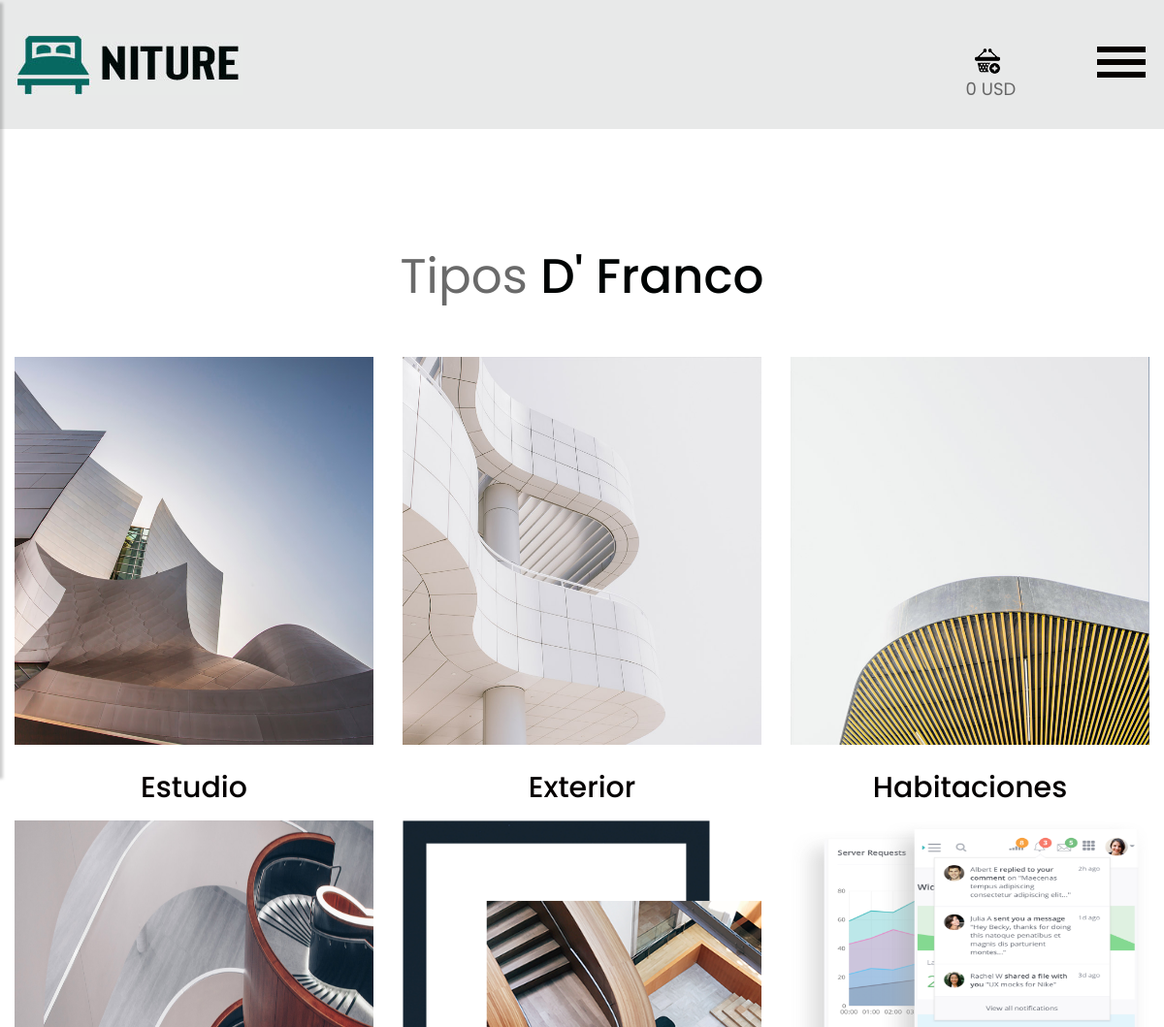
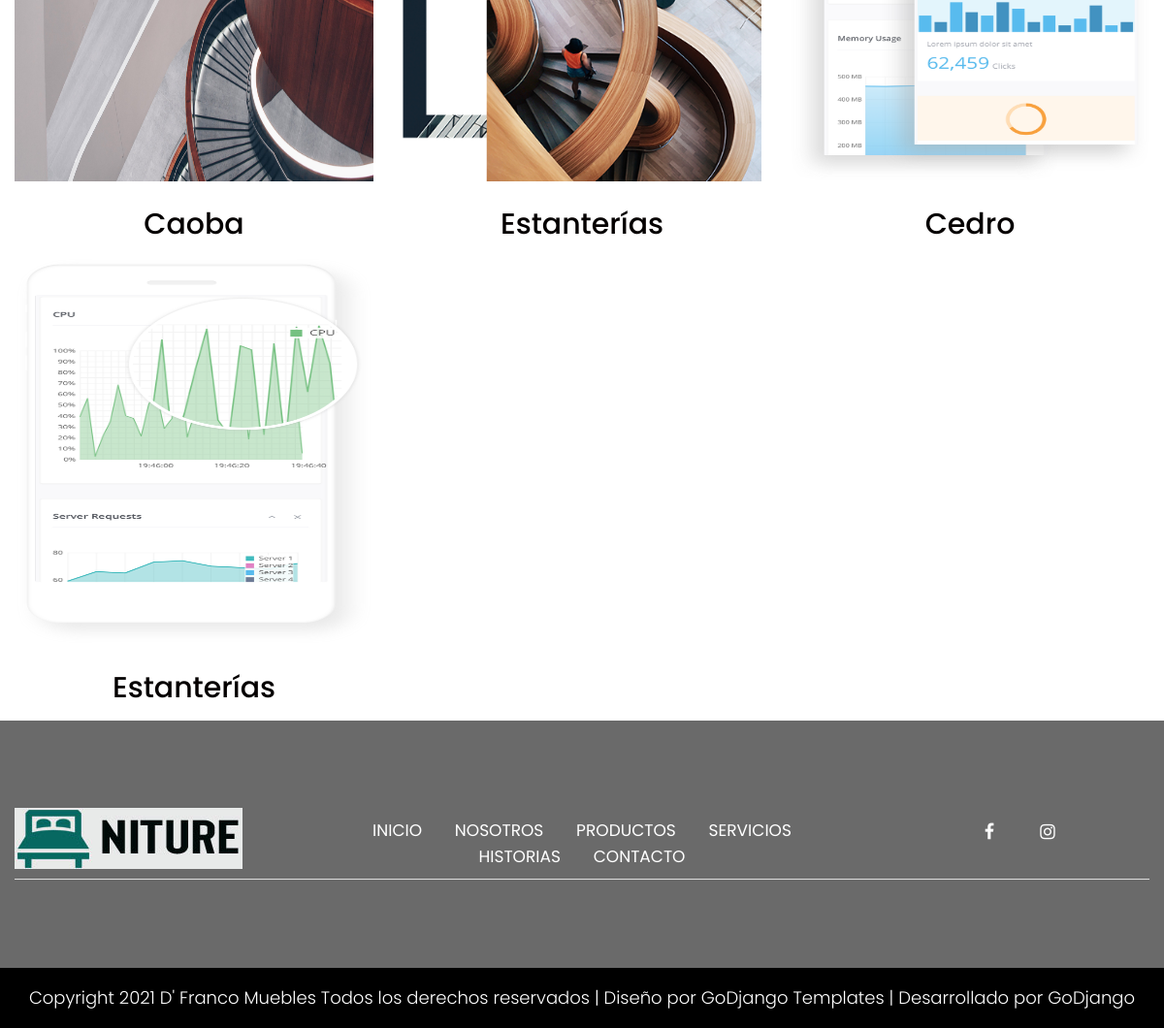
Page /categorias/ on the committed database (2 pictures, top to bottom).
### principal/models.py (models this page shows, shortened)
class Configuracion(models.Model):
    nombre = models.CharField(max_length=255, verbose_name='Nombre del negocio')
    logo = models.ImageField(upload_to='cfg/')
    paypal = models.CharField(max_length=255, default='ARPyFdnp1H1PssVANyVuDHoRWm7MA3jwMROIjX.R.Wt43uCIYZ17LIpr')
    moneda = models.CharField(max_length=255, verbose_name='Moneda que se utilizará en la plataforma')
    porciento = models.FloatField(default=0, verbose_name='Porcentaje de comisión', help_text='Porciento extra que se le agrega al precio de cada producto')
    desc = models.TextField(verbose_name='Breve descripción de la empresa')
    color = ColorField(default='#FF0000')
    color2 = ColorField(default='#FF0000')
    instagram = models.CharField(max_length=255, verbose_name='Enlace a Instagram', help_text='Opcional', blank=True)
    facebook = models.CharField(max_length=255, verbose_name='Enlace a Facebook', help_text='Opcional', blank=True)
    telegram = models.CharField(max_length=255, verbose_name='Contacto de Telegram', help_text='Opcional', blank=True)
    whatsapp = models.CharField(max_length=255, verbose_name='Contacto de WhatsApp', help_text='Opcional', blank=True)
    class Meta:
        verbose_name_plural = '01 - Configuraciones'
        verbose_name = 'Configuración'

class Tipo(models.Model):
    tipo = models.CharField(max_length=255)
    imagen = models.ImageField(upload_to='tipos')
    class Meta:
        verbose_name = 'Tipo'
        verbose_name_plural = '02 - Tipos'

### principal/views.py (the view)
# urls.py: path('categorias/', categorias, name='categorias'),
def categorias(request):
    if not request.session.get(CART_SESSION_ID):
        request.session[CART_SESSION_ID] = {}
    total = 0
    for value in request.session[CART_SESSION_ID]:
        total = total + float(request.session[CART_SESSION_ID][value]['price'])*float(request.session[CART_SESSION_ID][value]['quantity'])
    cfg = Configuracion.objects.all()[0]
    cats = Tipo.objects.all()
    return render(request, 'categorias.html', {'cfg':cfg, 'total':total, 'categorias':cats})

### templates/categorias.html (shortened to what this page needs)
{% extends 'base.html' %}
{% load static %}
{% load widget_tweaks %}
{% block clases-body %}class="main-layout"{% endblock %}
{% block contenido %}
            <div class="trending">
                <div class="container-fluid">
                    <div class="row">
                        <div class="col-md-8 offset-md-2">
                            <div class="title">
                                <h2>Tipos <strong class="black">D' Franco</strong></h2>
                            </div>
                        </div>
                    </div>
                    <div class="row">
                        {% for item in categorias %}
                            <a href="{% url 'productos_tipo' item.id %}">
                            <div class="col-xl-4 col-lg-4 col-md-4 col-sm-12 ">
                                <div class="trending-box">
                                    <figure><img style="width: 100%; height: 400px"  src="/media/{{ item.imagen }}" /></figure>
                                    <h3>{{ item.tipo }}</h3>
                                </div>
                            </a>
                            </div>
                        {% endfor %}
{% endblock %}

### templates/base.html (shortened to what this page needs)
{% load static %}
<!DOCTYPE html>
<html lang="es">
<head>
    <link rel="stylesheet" href="{% static 'principal/css/bootstrap.min.css' %}">
    <link rel="stylesheet" href="{% static 'principal/css/style.css' %}">
    <link rel="stylesheet" href="{% static 'principal/css/responsive.css' %}">
    <link rel="stylesheet" href="{% static 'principal/css/jquery.mCustomScrollbar.min.css' %}">
    <link rel="stylesheet" href="https://netdna.bootstrapcdn.com/font-awesome/4.0.3/css/font-awesome.css">
    <link rel="stylesheet" href="https://cdnjs.cloudflare.com/ajax/libs/fancybox/2.1.5/jquery.fancybox.min.css" media="screen">
    <link rel="stylesheet" href="{% static 'principal/css/custom.css' %}">
    <link rel="stylesheet" type="text/css" href="{% static 'principal/css/css tabla/fonts/font-awesome-4.7.0/css/font-awesome.min.css' %}">
</head>
<body {% block clases-body %}{% endblock %}>
        <div class="wrapper">
            <div id="content">
                <header>
                    <div class="header">
                        <div class="container-fluid">
                            <div class="row">
                                <div class="col-lg-3 logo_section">
                                    <div class="full">
                                        <div class="center-desk">
                                            <div class="logo">
                                                <a href="{% url 'index' %}"><img src="/media/{{ cfg.logo }}" alt="#"></a>
                                            </div>
                                        </div>
                                    </div>
                                </div>
                                <div class="col-lg-9">
                                    <div class="right_header_info">
                                        <ul>
                                            <li>
                                                <a href="{% url 'cart_detail' %}"><img style="margin-right: 15px;" src="{% static 'principal/icon/3.png' %}" alt="#" /></a>
                                                <span id="carrito_amount"><span id="total_ajax">{{ total }}</span> {{ cfg.moneda }}</span>
                                            </li>
                                            <li>
                                                <button type="button" id="sidebarCollapse">
                                                    <img src="{% static 'principal/images/menu_icon.png' %}" alt="#" />
                                                </button>
                                            </li>
                                        </ul>
                                    </div>
                                </div>
                            </div>
                        </div>
                    </div>
                </header>
                {% block contenido %}{% endblock %}
                <footer>
                    <div class="footer">
                        <div class="container-fluid">
                            <div class="border1">
                                <div class="row">
                                    <div class="col-xl-3 col-lg-3 col-md-3 col-sm-12">
                                        <img alt="#" class="logo1" src="/media/{{ cfg.logo }}" />
                                    </div>
                                    <div class="col-xl-6 col-lg-6 col-md-6 col-sm-12">
                                        <ul class="lik">
                                            <li> <a href="{% url 'index' %}">Inicio</a></li>
                                            <li> <a href="{% url 'nosotros' %}">Nosotros</a></li>
                                            <li> <a href="{% url 'productos' %}">Productos</a></li>
                                            <li> <a href="{% url 'servicios' %}">Servicios</a></li>
                                            <li> <a href="{% url 'blog' %}">Historias</a></li>
                                            <li> <a href="{% url 'contacto' %}">Contacto</a></li>
                                        </ul>
                                    </div>
                                    <div class="col-xl-3 col-lg-3 col-md-3 col-sm-12">
                                        <ul class="sociel">
                                            {% if cfg.facebook %}
                                                <li> <a style="color: white !important" href="//{{ cfg.facebook }}"><i class="fa fa-facebook-f"></i></a></li>
                                            {% endif %}
                                            {% if cfg.instagram %}
                                                <li> <a style="color: white !important" href="//{{ cfg.instagram }}"><i class="fa fa-instagram"></i></a></li>
                                            {% endif %}
                                        </ul>
                                    </div>
                                </div>
                            </div>
                        </div>
                        <div class="container">
                            <div class="row">
                                <div class="col-md-12">
                                </div>
                            </div>
                        </div>
                        <div class="copyright">
                            <p>Copyright 2021 {{ cfg.nombre }} Todos los derechos reservados | Diseño por <a style="color: white !important" href="https://html.design/">GoDjango Templates</a> | Desarrollado por GoDjango</p>
                        </div>
                 </div>
                </footer>
    </body>
</html>

### principal/static/principal/css/style.css (style rules this page uses)
* { box-sizing: border-box !important; }
html { scroll-behavior: smooth; }
body { color: #666666; font-size: 14px; font-family: 'poppins', sans-serif; line-height: 1.80857; font-weight: normal; overflow-x: hidden; }
a { color: #1f1f1f; text-decoration: none !important; outline: none !important; -webkit-transition: all .3s ease-in-out; -moz-transition: all .3s ease-in-out; -ms-transition: all .3s ease-in-out; -o-transition: all .3s ease-in-out; transition: all .3s ease-in-out; }
h1, h2, h3, h4, h5, h6 { letter-spacing: 0; font-weight: normal; position: relative; padding: 0 0 10px 0; font-weight: normal; line-height: normal; color: #111111; margin: 0 }
h2 { font-size: 22px }
h3 { font-size: 18px }
*, *::after, *::before { -webkit-box-sizing: border-box; -moz-box-sizing: border-box; box-sizing: border-box; }
ul, li, ol { margin: 0px; padding: 0px; list-style: none; }
p { margin: 0px; font-weight: 300; font-size: 15px; line-height: 24px; }
a { color: #222222; text-decoration: none; outline: none !important; }
a, .btn { text-decoration: none !important; outline: none !important; -webkit-transition: all .3s ease-in-out; -moz-transition: all .3s ease-in-out; -ms-transition: all .3s ease-in-out; -o-transition: all .3s ease-in-out; transition: all .3s ease-in-out; }
img { max-width: 100%; height: auto; }
button { border: 0; margin: 0; padding: 0; cursor: pointer; }
.full { float: left; width: 100%; }
.full { width: 100%; float: left; margin: 0; padding: 0; }
.logo_section { text-align: center; }
.logo { float: left; }
.right_header_info { width: 100%; float: left; padding: 8px 0 0; }
.right_header_info ul { list-style: none; padding: 0; margin: 0; float: right; }
.right_header_info ul li { display: inline; font-size: 18px; margin-left: 20px; }
.right_header_info ul li a { color: #fff; font-weight: 300; }
.right_header_info ul li { position: relative; }
.header { background: #e8e9e9; padding: 35px 0px; }
.logo a { font-size: 40px; font-weight: bold; text-transform: uppercase; color: #fff; line-height: 40px; }
.title { text-align:center; padding-bottom: 60px; }
.title h2 { font-size: 50px; line-height: 45px; color: #25f7e6; font-weight: normal; margin-bottom: 0px; padding-bottom: 0px; }
.black { font-weight: 500; color:#000404; }
.trending { background: #fff; padding-top: 130px; }
.trending .trending-box { text-align: center; }
.trending .trending-box figure { margin: 0px; margin-bottom: 10px; }
.trending .trending-box h3 { font-weight: 500; font-size: 30px; line-height: 28px; color: #050000; padding: 20px 20px; }
.footer { background: #01312e; padding-top: 90px; }
ul.sociel { display: flex; flex-wrap: wrap; justify-content:center; margin: 0 auto; }
ul.sociel li { display: inline-block; padding:0px 10px; }
ul.sociel li a { color: #fff; width: 40px; height: 40px; float: left; text-align: center; line-height: 50px; border-radius: 100%; font-size: 18px; }
ul.lik { text-align: center; margin-top: 10px; }
ul.lik li { display: inline-block; }
ul.lik li a { color: #fff; font-size: 17px; line-height: 27px; padding: 0px 15px; text-transform: uppercase; }
.logo1 { margin-bottom: 10px; }
.border1 { border-bottom: #ddd solid 1px; }
.copyright { background-color: #023f3b; padding: 20px 0px; margin-top: 90px; }
.copyright p { color: #fff; font-size: 18px; line-height: 22px; text-align: center; }
.copyright a { color: #fff; }
#sidebarCollapse { background: transparent; padding: 0; border: none; }
#content { width: 100%; min-height: auto; transition: all 0.3s; position: relative; top: 0; right: 0; }

### principal/static/principal/css/custom.css (style rules this page uses)
#carrito_amount { position: relative; right: 55px; top: 30px; }
span { -webkit-user-select: none; -moz-user-select: none; -ms-user-select: none; }

### rows in the picture
Configuracion: logo (picture), moneda "USD", nombre "D' Franco Muebles"
Tipo: imagen (picture), tipo "Estudio"
Tipo: imagen (picture), tipo "Exterior"
Tipo: imagen (picture), tipo "Habitaciones"
Tipo: imagen (picture), tipo "Caoba"
Tipo: imagen (picture), tipo "Estanterías"
Tipo: imagen (picture), tipo "Cedro"
Tipo: imagen (picture), tipo "Estanterías"

### other values in the picture
{{ total }} "0"
